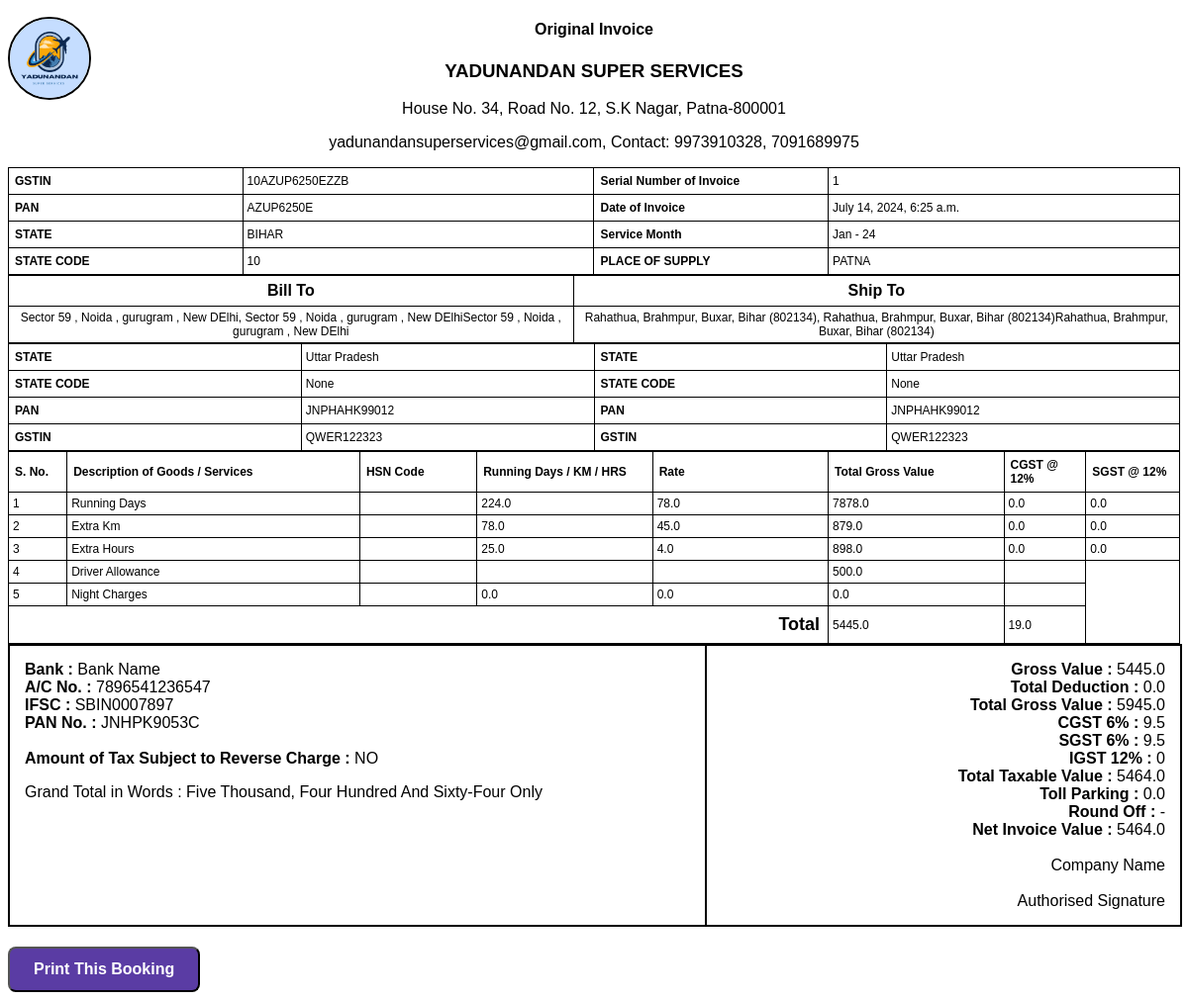
The app's page /print-bill/1 with its own data.
### services/models.py (models this page shows, shortened)
class Booking(models.Model):
    booking_date = models.DateTimeField(auto_now_add=True)
    serial_number = models.AutoField(primary_key=True)
    customer= models.ForeignKey(Customer,on_delete=Customer)
    source_address = models.CharField(max_length=200,null=True,blank=True)
    destination_address = models.CharField(max_length=200,null=True,blank=True)
    total_distance = models.FloatField(default=0)
    running_kms = models.FloatField(default=0)
    extra_kms = models.FloatField(default=0)
    extra_hours = models.FloatField(default=0)
    rate_days = models.FloatField(default=0)
    rate_km = models.FloatField(default=0)
    rate_hours = models.FloatField(default=0)
    running_days = models.FloatField(default=0)
    running_kms = models.FloatField(default=0)
    running_hrs = models.FloatField(default=0)
    total_gross_value_days = models.FloatField(default=0)
    total_gross_value_kms = models.FloatField(default=0)
    total_gross_value_hrs = models.FloatField(default=0)
    igst_days = models.FloatField(default=0)
    igst_kms = models.FloatField(default=0)
    igst_extra_hrs = models.FloatField(default=0)
    cgst_days = models.FloatField(default=0)
    cgst_kms = models.FloatField(default=0)
    cgst_extra_hrs = models.FloatField(default=0)
    sgst_days = models.FloatField(default=0)
    sgst_kms = models.FloatField(default=0)
    sgst_extra_hrs = models.FloatField(default=0)
    date = models.DateTimeField(auto_now_add=True)
    total_gross_value_without_penalty = models.FloatField(default=0)
    total_gross_value_after_penalty =  models.FloatField(default=0)
    total_deduction = models.FloatField(default=0)
    cgst = models.FloatField(default=0)
    sgst = models.FloatField(default=0)
    igst = models.FloatField(default=0)
    total_taxable_value = models.FloatField(default=0)
    toll_and_parking = models.FloatField(default=0)
    round_off = models.FloatField(default=0)
    net_invoice_value  = models.FloatField(default=0)
    grand_total_in_words = models.CharField(max_length=400,null=True,blank=True)
    igst_applicable = models.BooleanField(default=False)
    cgst_applicable = models.BooleanField(default=True)
    sgst_applicable = models.BooleanField(default=True)
    cgst_percentage = models.FloatField(default=6)
    sgst_percentage  = models.FloatField(default=6)
    igst_percentage  = models.FloatField(default=12)
    driver_allowance = models.FloatField(default=500)
    night_hold = models.FloatField(default=0)
    night_hold_amount = models.FloatField(default=0)

class Customer(models.Model):
    state_choice = [
        ('Bihar','Bihar'),
        ('Uttar Pradesh','Uttar Pradesh'),
        ('Andhra Pradesh','Andhra Pradesh'),
        ('Madhya Pradesh','Madhya Pradesh'),
        ('Arunanchal Pradesh','Arunanchal Pradesh'),
        ('Gujarat','Gujarat'),
    ]
    name = models.CharField(max_length=50)
    phone = models.CharField(max_length=12,null=True,blank=True)
    email = models.CharField(max_length=50,null=True,blank=True)
    pan = models.CharField(max_length=15,null=True,blank=True)
    state = models.CharField(max_length=50,choices=state_choice)
    state_code = models.CharField(max_length=50,null=True,blank=True)
    gst_in = models.CharField(max_length=50,null=True,blank=True)
    source_address = models.CharField(max_length=200,null=True,blank=True)
    destination_address = models.CharField(max_length=200,null=True,blank=True)

### services/views.py (the view)
# urls.py: path('print-bill/<int:booking_id>', PrintBill.as_view(),name='print-bill'),
class PrintBill(View):
    def get(self, request, booking_id):
        booking = Booking.objects.get(serial_number=booking_id)
        context = {
            'booking': booking,
            'gst_type' : booking.igst_applicable,
            'grand_total': booking.total_distance + (booking.total_distance * 0.12),
            'night_hold_charges': booking.night_hold * booking.night_hold_amount ,
            'total_gst' : booking.igst_days + booking.igst_kms + booking.igst_extra_hrs,
            'total_gross_value' : booking.total_gross_value_without_penalty - booking.total_deduction + booking.driver_allowance + (booking.night_hold * booking.night_hold_amount),
            'cgst' : (booking.igst_days + booking.igst_kms + booking.igst_extra_hrs) / 2 ,
            'total_taxable_value' : booking.igst_days + booking.igst_kms + booking.igst_extra_hrs + booking.total_gross_value_without_penalty - booking.total_deduction,
            'net_invoice_value': booking.toll_and_parking + booking.igst_days + booking.igst_kms + booking.igst_extra_hrs + booking.total_gross_value_without_penalty - booking.total_deduction,
            'in_words' : number_to_word(booking.toll_and_parking + booking.igst_days + booking.igst_kms + booking.igst_extra_hrs + booking.total_gross_value_without_penalty - booking.total_deduction).title()
        }
        return render(request,'invoice_template.html', context)

### services/views.py (called while the page is built)
def number_to_word(num):
    return num2words.num2words(num)

### services/templates/invoice_template.html (shortened to what this page needs)
{% load static %}
<!DOCTYPE html>
<html lang="en">
<head>
</head>
<body>
    <div class="header">
        <div class="logo-container">
            <img src="{% static 'images/logo.png' %}" alt="Logo">
        </div>
        <h4>Original Invoice</h4>
        <h3>YADUNANDAN SUPER SERVICES</h3>
        <p>House No. 34, Road No. 12, S.K Nagar, Patna-800001</p>
        <p>yadunandansuperservices@gmail.com, Contact: 9973910328, 7091689975</p>
    </div>
    <table>
        <tr>
            <th style="width: 20%;">GSTIN</th>
            <td style="width: 30%;">10AZUP6250EZZB</td>
            <th style="width: 20%;">Serial Number of Invoice</th>
            <td style="width: 30%;">{{ booking.serial_number }}</td>
        </tr>
        <tr>
            <th>PAN</th>
            <td>AZUP6250E</td>
            <th>Date of Invoice</th>
            <td>{{ booking.booking_date }}</td>
        </tr>
        <tr>
            <th>STATE</th>
            <td>BIHAR</td>
            <th>Service Month</th>
            <td>Jan - 24</td>
        </tr>
        <tr>
            <th>STATE CODE</th>
            <td>10</td>
            <th>PLACE OF SUPPLY</th>
            <td>PATNA</td>
        </tr>
    </table>
    <table>
        <tr>
            <th style="text-align: center; font-size: 16px;">Bill To</th>
            <th style="text-align: center; font-size: 16px;">Ship To</th>
        </tr>
        <tr>
            <td style="text-align: center;">{{ booking.source_address }}</td>
            <td style="text-align: center;">{{ booking.destination_address }}</td>
        </tr>
    </table>
    <table>
        <tr>
            <th style="width: 25%;">STATE</th>
            <td style="width: 25%;">{{ booking.customer.state }}</td>
            <th style="width: 25%;">STATE</th>
            <td style="width: 25%;">{{ booking.customer.state }}</td>
        </tr>
        <tr>
            <th>STATE CODE</th>
            <td>{{ booking.customer.state_code }}</td>
            <th>STATE CODE</th>
            <td>{{ booking.customer.state_code }}</td>
        </tr>
        <tr>
            <th>PAN</th>
            <td>{{ booking.customer.pan }}</td>
            <th>PAN</th>
            <td>{{ booking.customer.pan }}</td>
        </tr>
        <tr>
            <th>GSTIN</th>
            <td>{{ booking.customer.gst_in }}</td>
            <th>GSTIN</th>
            <td>{{ booking.customer.gst_in }}</td>
        </tr>
    </table>
    <table>
        <tr>
            <th style="width: 5%;">S. No.</th>
            <th style="width: 25%;">Description of Goods / Services</th>
            <th style="width: 10%;">HSN Code</th>
            <th style="width: 15%;">Running Days / KM / HRS</th>
            <th style="width: 15%;">Rate</th>
            <th style="width: 15%;">Total Gross Value</th>
            {% if gst_type %}
            <th style="width: 15%;">IGST @ 12%</th>
            {% else %}
            <th style="width: 7%;">CGST @ 12%</th>
            <th style="width: 8%;">SGST @ 12%</th>
            {% endif %}
        </tr>
        <tr>
            <td>1</td>
            <td>Running Days</td>
            <td>{{ booking.hsn_code }}</td>
            <td>{{ booking.running_days }}</td>
            <td>{{ booking.rate_days }}</td>
            <td>{{ booking.total_gross_value_days }}</td>
            {% if gst_type %}
            <td>{{ booking.igst_days }}</td>
            {% else %}
            <td>{{ booking.cgst_days }}</td>
            <td>{{ booking.sgst_days }}</td>
            {% endif %}
        </tr>
        <tr>
            <td>2</td>
            <td>Extra Km</td>
            <td>{{ booking.hsn_code }}</td>
            <td>{{ booking.extra_kms }}</td>
            <td>{{ booking.rate_km }}</td>
            <td>{{ booking.total_gross_value_kms }}</td>
            {% if gst_type %}
            <td>{{ booking.igst_kms }}</td>
            {% else %}
            <td>{{ booking.cgst_kms }}</td>
            <td>{{ booking.sgst_kms }}</td>
            {% endif %}
        </tr>
        <tr>
            <td>3</td>
            <td>Extra Hours</td>
            <td>{{ booking.hsn_code }}</td>
            <td>{{ booking.extra_hours }}</td>
            <td>{{ booking.rate_hours }}</td>
            <td>{{ booking.total_gross_value_hrs }}</td>
            {% if gst_type %}
            <td>{{ booking.igst_extra_hrs }}</td>
            {% else %}
            <td>{{ booking.cgst_extra_hrs }}</td>
            <td>{{ booking.sgst_extra_hrs }}</td>
            {% endif %}
        </tr>
        <tr>
            <td>4</td>
            <td>Driver Allowance</td>
            <td>{{ booking.hsn_code }}</td>
            <td></td>
            <td></td>
            <td>{{ booking.driver_allowance }}</td>
            <td></td>
        </tr>
        <tr>
            <td>5</td>
            <td>Night Charges</td>
            <td>{{ booking.hsn_code }}</td>
            <td>{{ booking.night_hold }}</td>
            <td>{{ booking.night_hold_amount }}</td>
            <td>{{night_hold_charges }}</td>
            <td></td>
        </tr>
        <tr>
            <td colspan="5" style="text-align: right; padding : 8px; font-size: 18px;"><b>Total</b></td>
            <td>{{ booking.total_gross_value_without_penalty }}</td>
            <td>{{ total_gst }}</td>
        </tr>
    </table>
    <div class="container">
        <div class="bank" style="width: 60%; padding: 15px;">
            <b>Bank : </b> Bank Name <br>
            <b>A/C No. : </b> 7896541236547 <br>
            <b>IFSC : </b> SBIN0007897 <br>
            <b>PAN No. : </b> JNHPK9053C <br>
            <br>
            <b>Amount of Tax Subject to Reverse Charge : </b> NO <br>
            <p style="font-size: 16px;">Grand Total in Words : {{in_words}} Only</p><br><br><br>
        </div>
        <div class="calculations" style="width: 40%; text-align:right; padding: 15px;">
            <b>Gross Value : </b> {{ booking.total_gross_value_without_penalty }}<br>
            <b>Total Deduction : </b>{{ booking.total_deduction }} <br>
            <b>Total Gross Value : </b> {{ total_gross_value }} <br>
            <b>CGST 6% : </b> {% if booking.cgst_applicable %} {{ cgst }} {% else %} 0 {% endif %} <br>
            <b>SGST 6% : </b> {% if booking.sgst_applicable %} {{ cgst }} {% else %} 0 {% endif %} <br>
            <b>IGST 12% : </b> {% if booking.igst_applicable %} {{ total_gst }} {% else %} 0 {% endif %}  <br>
            <b>Total Taxable Value : </b> {{ total_taxable_value }} <br>
            <b>Toll Parking : </b>{{ booking.toll_and_parking }}   <br>
            <b>Round Off : </b> -  <br>
            <b>Net Invoice Value : </b> {{ net_invoice_value }}<br>
            <br>
            Company Name
            <br>
            <br>
            Authorised Signature
        </div>
    </div>
    <button onclick="printPage()"  id='print-btn'>Print This Booking</button>
</body>
</html>

### services/templates/invoice_template.html (style rules this page uses)
body { font-family: Arial, sans-serif; }
table { width: 100%; border-collapse: collapse; margin-top: 0px; }
table, th, td { border: 1px solid black; }
th { padding: 6px; text-align: left; }
td { padding: 4px; text-align: left; }
th { font-size: 12px; }
td { font-size: 12px; }
.header { text-align: center; position: relative; }
.container { display: flex; justify-content: space-between; width: 100%; border: 1px solid black; }
.logo-container { position: absolute; top: -4px; left: 0; width: 80px; height: 80px; overflow: hidden; border-radius: 50%; border: 2px solid black; }
.logo-container img { width: 100%; height: 100%; object-fit: cover; }
#print-btn { display: inline-block; background-color: #6B46C1; color: white; padding: 12px 24px; border-radius: 8px; text-align: center; font-size: 16px; font-weight: bold; cursor: pointer; text-decoration: none; margin-top: 20px; background-color: #5A3CA4; }
.bank { border: 1px solid black; }
.calculations { border: 1px solid black; }

### records on screen
Booking: serial_number "1", booking_date "July 14, 2024, 6:25 a.m.", source_address "Sector 59 , Noida , gurugram , New DElhi, Sector 59 , Noida , gurugram , New DElhiSector 59 , Noida , gurugram , New DElhi", destination_address "Rahathua, Brahmpur, Buxar, Bihar (802134), Rahathua, Brahmpur, Buxar, Bihar (802134)Rahathua, Brahmpur, Buxar, Bihar (802134)", customer.state "Uttar Pradesh", customer.state_code "None", customer.pan "JNPHAHK99012", customer.gst_in "QWER122323", running_days "224.0", rate_days "78.0", total_gross_value_days "7878.0", cgst_days "0.0", sgst_days "0.0", extra_kms "78.0", rate_km "45.0", total_gross_value_kms "879.0", cgst_kms "0.0", sgst_kms "0.0", extra_hours "25.0", rate_hours "4.0", total_gross_value_hrs "898.0", cgst_extra_hrs "0.0", sgst_extra_hrs "0.0", driver_allowance "500.0", night_hold "0.0", night_hold_amount "0.0", total_gross_value_without_penalty "5445.0", total_deduction "0.0", toll_and_parking "0.0"

### other values on screen
{{ night_hold_charges }} "0.0"
{{ total_gst }} "19.0"
{{ in_words }} "Five Thousand, Four Hundred And Sixty-Four"
{{ total_gross_value }} "5945.0"
{{ cgst }} "9.5"
{{ total_taxable_value }} "5464.0"
{{ net_invoice_value }} "5464.0"
